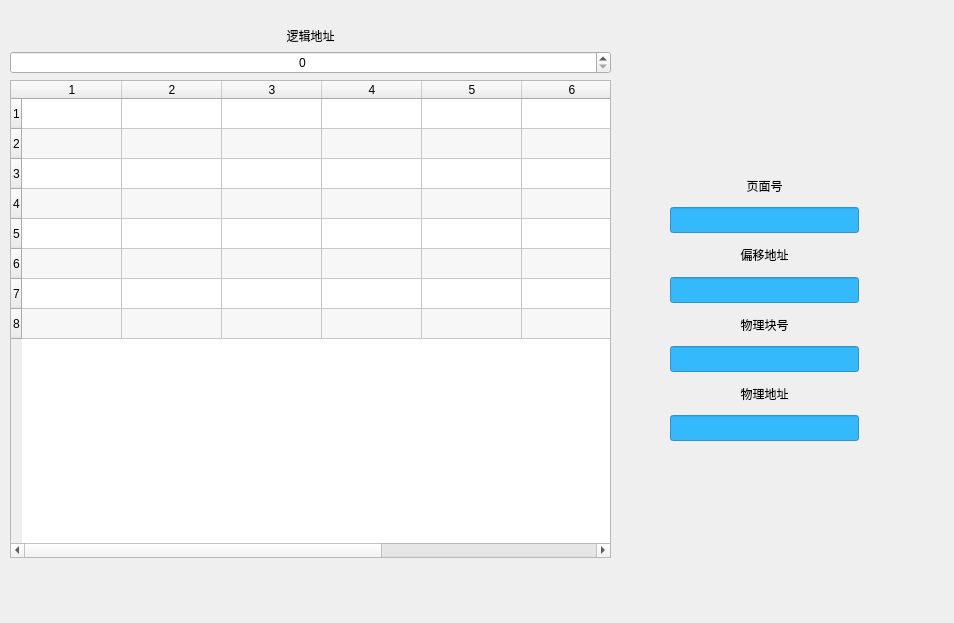
<?xml version="1.0" encoding="UTF-8"?>
<ui version="4.0">
 <class>MainWindow</class>
 <widget class="QMainWindow" name="MainWindow">
  <property name="geometry">
   <rect>
    <x>0</x>
    <y>0</y>
    <width>954</width>
    <height>623</height>
   </rect>
  </property>
  <property name="windowTitle">
   <string>MainWindow</string>
  </property>
  <widget class="QWidget" name="centralwidget">
   <widget class="QWidget" name="widget" native="true">
    <property name="geometry">
     <rect>
      <x>10</x>
      <y>27</y>
      <width>601</width>
      <height>531</height>
     </rect>
    </property>
    <layout class="QVBoxLayout" name="verticalLayout">
     <item>
      <widget class="QLabel" name="label">
       <property name="text">
        <string>逻辑地址</string>
       </property>
       <property name="alignment">
        <set>Qt::AlignCenter</set>
       </property>
      </widget>
     </item>
     <item>
      <widget class="QSpinBox" name="spinBox">
       <property name="alignment">
        <set>Qt::AlignCenter</set>
       </property>
       <property name="maximum">
        <number>99999999</number>
       </property>
      </widget>
     </item>
     <item>
      <widget class="QTableWidget" name="tableWidget">
       <property name="styleSheet">
        <string notr="true">selection-background-color: rgba(255, 170, 0, 200);</string>
       </property>
       <property name="alternatingRowColors">
        <bool>true</bool>
       </property>
       <property name="rowCount">
        <number>8</number>
       </property>
       <property name="columnCount">
        <number>8</number>
       </property>
       <row/>
       <row/>
       <row/>
       <row/>
       <row/>
       <row/>
       <row/>
       <row/>
       <column/>
       <column/>
       <column/>
       <column/>
       <column/>
       <column/>
       <column/>
       <column/>
      </widget>
     </item>
    </layout>
   </widget>
   <widget class="QWidget" name="widget_2" native="true">
    <property name="geometry">
     <rect>
      <x>670</x>
      <y>170</y>
      <width>189</width>
      <height>271</height>
     </rect>
    </property>
    <layout class="QVBoxLayout" name="verticalLayout_2">
     <item>
      <widget class="QLabel" name="label_pageNum">
       <property name="text">
        <string>页面号</string>
       </property>
       <property name="alignment">
        <set>Qt::AlignCenter</set>
       </property>
      </widget>
     </item>
     <item>
      <widget class="QLineEdit" name="line_pageNum">
       <property name="font">
        <font>
         <family>Agency FB</family>
         <pointsize>10</pointsize>
        </font>
       </property>
       <property name="styleSheet">
        <string notr="true">background-color: rgba(0, 170, 255, 200);</string>
       </property>
       <property name="alignment">
        <set>Qt::AlignCenter</set>
       </property>
      </widget>
     </item>
     <item>
      <widget class="QLabel" name="label_w">
       <property name="text">
        <string>偏移地址</string>
       </property>
       <property name="alignment">
        <set>Qt::AlignCenter</set>
       </property>
      </widget>
     </item>
     <item>
      <widget class="QLineEdit" name="line_w">
       <property name="font">
        <font>
         <family>Agency FB</family>
         <pointsize>10</pointsize>
        </font>
       </property>
       <property name="styleSheet">
        <string notr="true">background-color: rgba(0, 170, 255, 200);</string>
       </property>
       <property name="alignment">
        <set>Qt::AlignCenter</set>
       </property>
      </widget>
     </item>
     <item>
      <widget class="QLabel" name="label_blockNum">
       <property name="text">
        <string>物理块号</string>
       </property>
       <property name="alignment">
        <set>Qt::AlignCenter</set>
       </property>
      </widget>
     </item>
     <item>
      <widget class="QLineEdit" name="line_blockNum">
       <property name="font">
        <font>
         <family>Agency FB</family>
         <pointsize>10</pointsize>
        </font>
       </property>
       <property name="styleSheet">
        <string notr="true">background-color: rgba(0, 170, 255, 200);</string>
       </property>
       <property name="alignment">
        <set>Qt::AlignCenter</set>
       </property>
      </widget>
     </item>
     <item>
      <widget class="QLabel" name="label_phyics">
       <property name="text">
        <string>物理地址</string>
       </property>
       <property name="alignment">
        <set>Qt::AlignCenter</set>
       </property>
      </widget>
     </item>
     <item>
      <widget class="QLineEdit" name="line_phyics">
       <property name="font">
        <font>
         <family>Agency FB</family>
         <pointsize>10</pointsize>
        </font>
       </property>
       <property name="styleSheet">
        <string notr="true">background-color: rgba(0, 170, 255, 200);</string>
       </property>
       <property name="alignment">
        <set>Qt::AlignCenter</set>
       </property>
      </widget>
     </item>
    </layout>
   </widget>
  </widget>
 </widget>
 <resources/>
 <connections/>
</ui>
